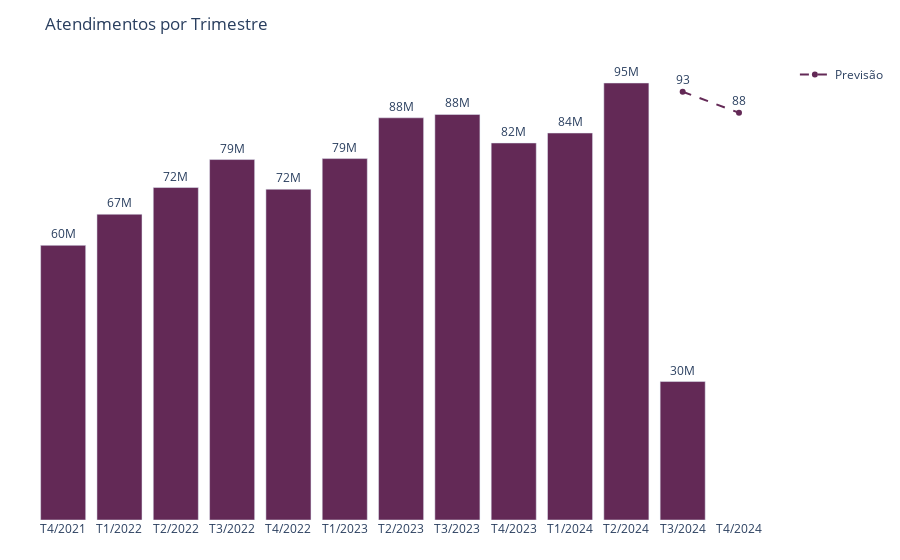

The notebook cell this image was saved under:
### Code cell
from statsmodels.tsa.statespace.sarimax import SARIMAX
import plotly.graph_objects as go
import sys
import os
import contextlib


# Função para suprimir a saída
@contextlib.contextmanager
def suppress_stdout_stderr():
    with open(os.devnull, 'w') as devnull:
        old_stdout = sys.stdout
        old_stderr = sys.stderr
        sys.stdout = devnull
        sys.stderr = devnull
        try:
            yield
        finally:
            sys.stdout = old_stdout
            sys.stderr = old_stderr


def preprocess_data(df):
    df_grouped = (
        df.groupby(["ano_trimestre", "ano", "trimestre"], observed=True)[
            "valor"
        ]
        .sum()
        .reset_index()
    )
    df_grouped["ano_order"] = df_grouped["ano"].astype(str) + df_grouped[
        "trimestre"
    ].astype(str).str.replace("T", "")
    df_grouped = df_grouped.sort_values("ano_order")
    return df_grouped.tail(12)

def create_bar_chart(df_filtered, title, type):
    chart = px.bar(
        df_filtered,
        x="ano_trimestre",
        y="valor",
        text_auto=".2s",
        title=f"{title.capitalize()} por Trimestre",
    )
    chart = update_layout_chart(chart, title, type)
    return chart

def preprocess_sarima_data(df):
    df_grouped_mes = df.groupby(["ano_trimestre", "ano", "trimestre", "mes"], observed=True)[
        "valor"
    ].sum().reset_index().sort_values(["ano", "mes"])
    df_grouped_mes.reset_index(drop=True, inplace=True)
    return df_grouped_mes[:-1]  # Desconsiderar o último mês

def fit_sarima_model(df_sarima):
    with suppress_stdout_stderr():
        model = SARIMAX(df_sarima['valor'], order=(1, 1, 1), seasonal_order=(1, 1, 1, 12))
        results = model.fit()
    return results.get_forecast(steps=6)

def generate_forecast_dates(df_sarima):
    last_year = df_sarima['ano'].max()
    last_month = df_sarima[df_sarima['ano'] == last_year]['mes'].max()

    forecast_month = []
    forecast_year = []
    for i in range(1, 7):
        if last_month == 12:
            last_month = 1
            last_year += 1
        else:
            last_month += 1
        forecast_month.append(last_month)
        forecast_year.append(last_year)

    forecast_trimestre = [trimestre_map_num[m] for m in forecast_month]
    forecast_index = [f"{t}/{y}" for t, y in zip(forecast_trimestre, forecast_year)]
    return forecast_index

def create_forecast_df(forecast_index, forecast_values):
    forecast_df = pd.DataFrame({'ano_trimestre': forecast_index, 'valor': forecast_values})
    forecast_df = forecast_df.groupby("ano_trimestre")["valor"].sum().reset_index()
    forecast_df['valor'] = forecast_df['valor'].astype(str)
    return forecast_df

def forecast_sarima(df):
    df_sarima = preprocess_sarima_data(df)
    forecast = fit_sarima_model(df_sarima)
    forecast_index = generate_forecast_dates(df_sarima)
    forecast_values = forecast.predicted_mean
    return create_forecast_df(forecast_index, forecast_values)

def add_forecast_to_chart(chart, forecast_df, type):
    chart.add_trace(go.Scatter(
        x=forecast_df['ano_trimestre'], 
        y=forecast_df['valor'], 
        mode='lines+markers+text',  
        text=[f'{y:.2s}' for y in forecast_df['valor']],              
        textposition='top center',   
        name='Previsão',
        line = dict(color=type_color_map.get(type, [None])[1], width=2, dash='dash'),
        hovertemplate=f"<b>%{{y:,.0f}}</b><br>Previsão para o %{{x}}<extra></extra>",
        hoverlabel=dict(bgcolor="#FFFFFF", font_color="#343A40", font_size=12),     
    ))
    return chart

def get_chart_by_quarter(df, title, type):
    df_filtered = preprocess_data(df)
    chart = create_bar_chart(df_filtered, title, type)
    forecast_df = forecast_sarima(df)
    chart = add_forecast_to_chart(chart, forecast_df, type)
    return chart

chart = get_chart_by_quarter(df, 'Atendimentos', 'brasil')
chart.show()

### Figure 1 — Plotly figure (JSON) as saved in the notebook; plotly's stock layout.template omitted (floating-point values rounded to 4 significant figures)
{"data": [{"alignmentgroup": "True", "hoverlabel": {"bgcolor": "#FFFFFF", "font": {"color": "#343A40", "size": 12}}, "hovertemplate": "<b>%{y:,.0f}</b><br>Atendimentos em %{x}<extra></extra>", "legendgroup": "", "marker": {"color": "#632956", "pattern": {"shape": ""}}, "name": "", "offsetgroup": "", "orientation": "v", "showlegend": false, "textposition": "outside", "texttemplate": "%{y:.2s}", "type": "bar", "x": ["T4/2021", "T1/2022", "T2/2022", "T3/2022", "T4/2022", "T1/2023", "T2/2023", "T3/2023", "T4/2023", "T1/2024", "T2/2024", "T3/2024"], "xaxis": "x", "y": [59877085, 66663425, 72487341, 78582799, 72116756, 78798294, 87688978, 88413648, 82196154, 84369588, 95275638, 30187772], "yaxis": "y"}, {"hoverlabel": {"bgcolor": "#FFFFFF", "font": {"color": "#343A40", "size": 12}}, "hovertemplate": "<b>%{y:,.0f}</b><br>Previsão para o %{x}<extra></extra>", "line": {"color": "#632956", "dash": "dash", "width": 2}, "mode": "lines+markers+text", "name": "Previsão", "text": ["93", "88"], "textposition": "top center", "type": "scatter", "x": ["T3/2024", "T4/2024"], "y": ["93380448.8225596", "88779578.72054124"]}], "layout": {"barmode": "relative", "legend": {"tracegroupgap": 0}, "margin": {"b": 40, "l": 35, "r": 35, "t": 60}, "plot_bgcolor": "#FFFFFF", "title": {"text": "Atendimentos por Trimestre"}, "xaxis": {"anchor": "y", "domain": [0, 1], "title": {}}, "yaxis": {"anchor": "x", "domain": [0, 1], "showticklabels": false, "title": {}}}}
